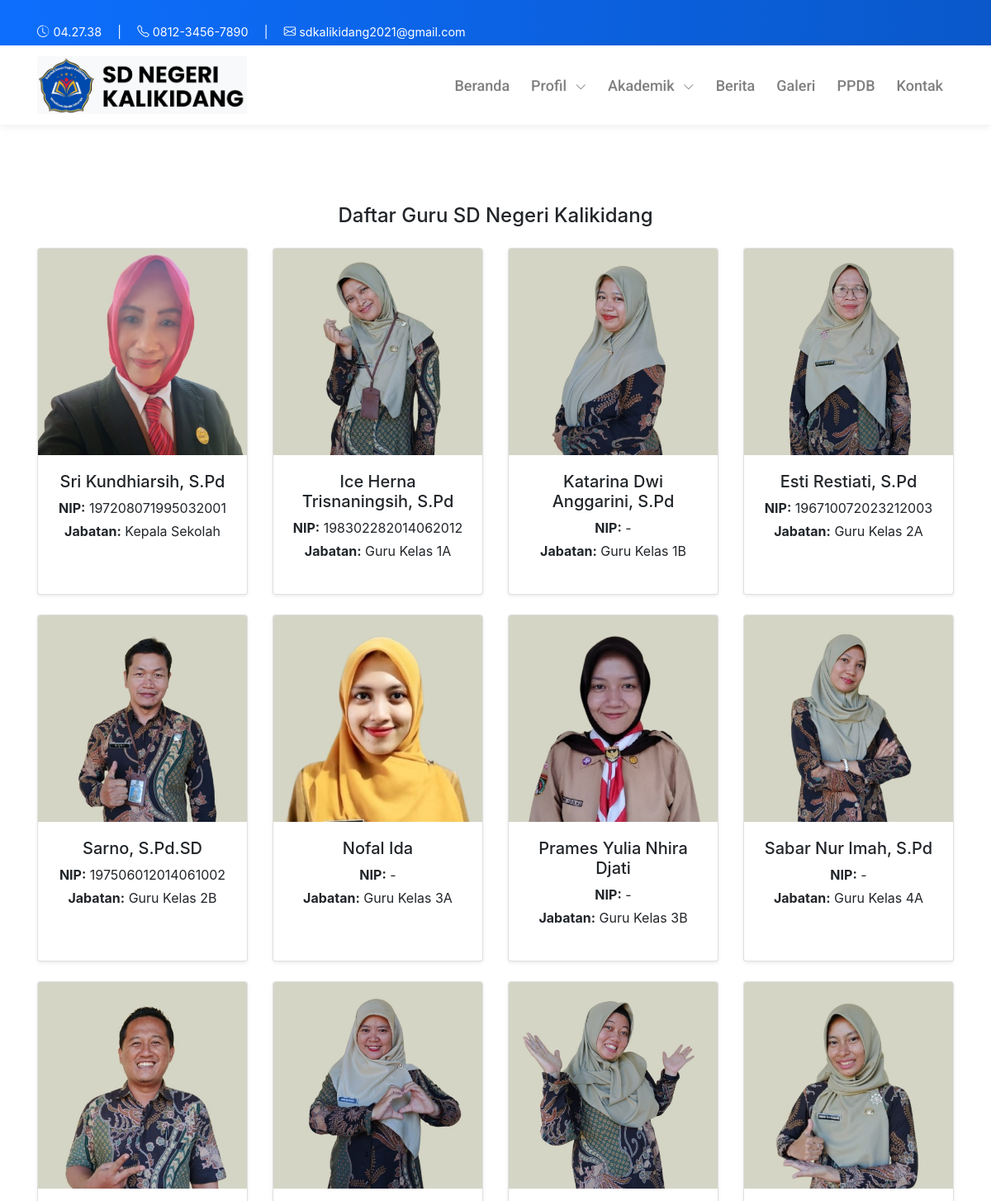
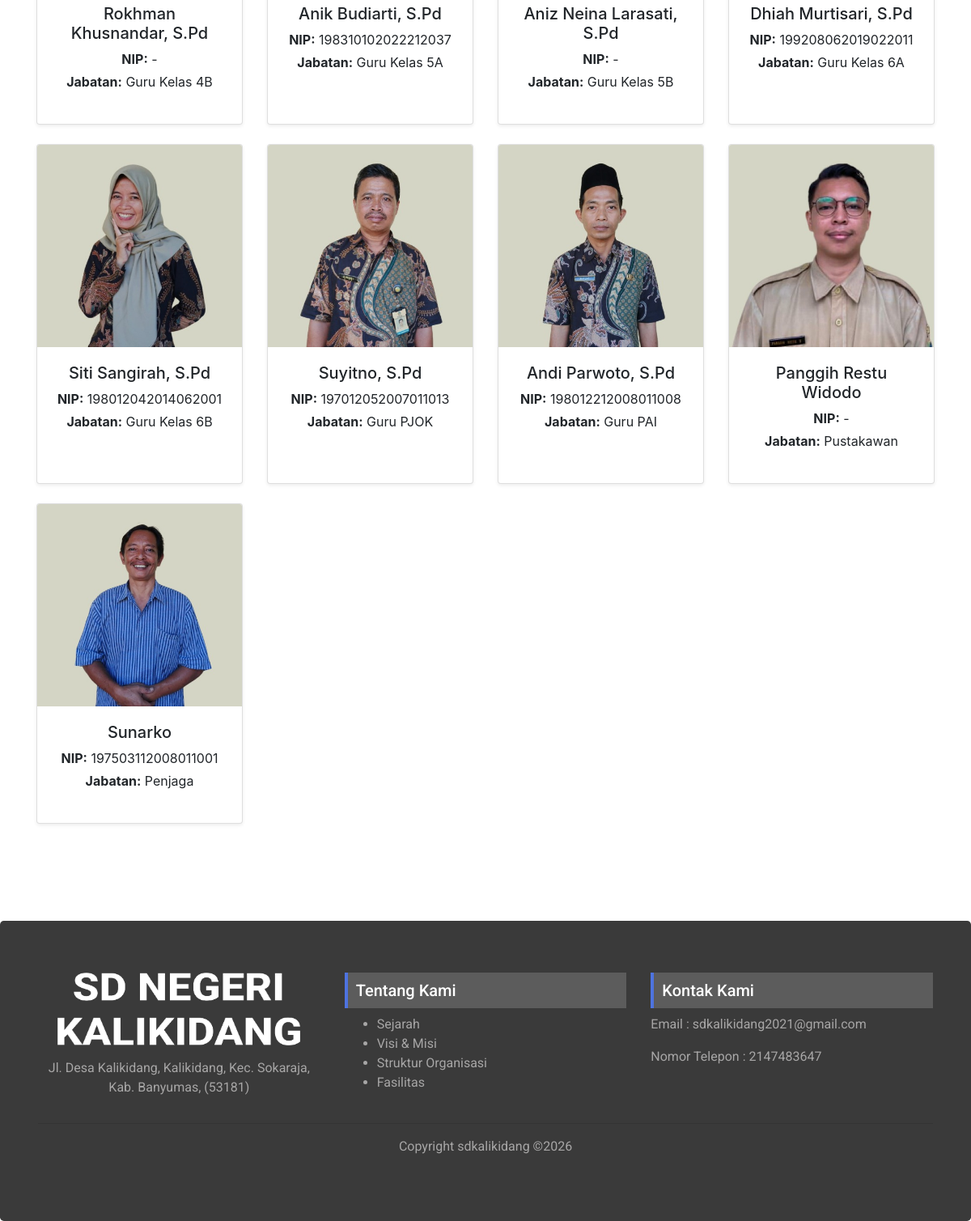
/index.php/profil/guru, run on the app's committed database (2 pictures, top to bottom).
### tables this page shows
CREATE TABLE `guru` (
  `id` int(11) NOT NULL,
  `nama` varchar(100) NOT NULL,
  `nip` varchar(50) DEFAULT NULL,
  `jabatan` varchar(100) NOT NULL,
  `foto` varchar(255) DEFAULT NULL,
  `created_at` timestamp NOT NULL DEFAULT current_timestamp()
);

### application/controllers/Profil.php (called while the page is built, shortened)
<?php
class Profil extends CI_Controller {
   public function __construct()
{
    $this->load->model('FasilitasKategori_model', 'fasilitas_kategori');
    $this->load->model('FasilitasFoto_model', 'fasilitas_foto');
    $this->load->model('Struktur_model', 'struktur');
    $this->load->model('Guru_model', 'guru');
}
    public function guru()
    {
        $data['title'] = 'Guru';
        $data['page']  = 'profil/guru';
        $data['guru']  = $this->guru->get_all();
        $this->load->view('front/layouts/main', $data);
    }
}

### index.php (called while the page is built, shortened)
<?php
require_once BASEPATH.'core/CodeIgniter.php';

### application/models/Guru_model.php (called while the page is built, shortened)
<?php
class Guru_model extends CI_Model {
    protected $table = 'guru';
    public function get_all()
    {
        return $this->db->get($this->table)->result();
    }
}

### application/views/front/pages/profil/guru.php (the view, shortened to what this page needs)
<div class="content mt-5 mb-5 pb-5 pt-5">
    <div class="container">
        <h4 class="mb-4 text-center">Daftar Guru SD Negeri Kalikidang</h4>
        <div class="row">
            <?php if (!empty($guru)) : ?>
                <?php foreach ($guru as $g) : ?>
                    <div class="col-lg-3 col-md-4 col-sm-6 mb-4">
                        <div class="card h-100 text-center shadow-sm">
                            <?php if ($g->foto) : ?>
                                <img src="<?= base_url('uploads/guru/' . $g->foto); ?>"
                                     class="card-img-top"
                                     alt="<?= $g->nama; ?>"
                                     style="width:100%; height:250px; object-fit:cover; object-position:top;">
                            <?php endif; ?>
                            <div class="card-body">
                                <h5 class="card-title mb-2"><?= $g->nama; ?></h5>
                                <p class="card-text mb-1">
                                    <strong>NIP:</strong> <?= $g->nip ?: '-'; ?>
                                </p>
                                <p class="card-text">
                                    <strong>Jabatan:</strong> <?= $g->jabatan; ?>
                                </p>
                            </div>
                        </div>
                    </div>
                <?php endforeach; ?>
            <?php endif; ?>
        </div>
    </div>
</div>

### asset/css/style.css (style rules this page uses)
html, body { overflow-x: hidden !important; }
.card { margin: 0 auto; float: none; margin-bottom: 20px; }

### data on the page
guru: foto (picture), nama "Sri Kundhiarsih, S.Pd", nip "197208071995032001", jabatan "Kepala Sekolah"
guru: foto (picture), nama "Ice Herna Trisnaningsih, S.Pd", nip "198302282014062012", jabatan "Guru Kelas 1A"
guru: foto (picture), nama "Katarina Dwi Anggarini, S.Pd", nip "-", jabatan "Guru Kelas 1B"
guru: foto (picture), nama "Esti Restiati, S.Pd", nip "196710072023212003", jabatan "Guru Kelas 2A"
guru: foto (picture), nama "Sarno, S.Pd.SD", nip "197506012014061002", jabatan "Guru Kelas 2B"
guru: foto (picture), nama "Nofal Ida", nip "-", jabatan "Guru Kelas 3A"
guru: foto (picture), nama "Prames Yulia Nhira Djati", nip "-", jabatan "Guru Kelas 3B"
guru: foto (picture), nama "Sabar Nur Imah, S.Pd", nip "-", jabatan "Guru Kelas 4A"
guru: foto (picture), nama "Rokhman Khusnandar, S.Pd", nip "-", jabatan "Guru Kelas 4B"
guru: foto (picture), nama "Anik Budiarti, S.Pd", nip "198310102022212037", jabatan "Guru Kelas 5A"
guru: foto (picture), nama "Aniz Neina Larasati, S.Pd", nip "-", jabatan "Guru Kelas 5B"
guru: foto (picture), nama "Dhiah Murtisari, S.Pd", nip "199208062019022011", jabatan "Guru Kelas 6A"
guru: foto (picture), nama "Siti Sangirah, S.Pd", nip "198012042014062001", jabatan "Guru Kelas 6B"
guru: foto (picture), nama "Suyitno, S.Pd", nip "197012052007011013", jabatan "Guru PJOK"
guru: foto (picture), nama "Andi Parwoto, S.Pd", nip "198012212008011008", jabatan "Guru PAI"
guru: foto (picture), nama "Panggih Restu Widodo", nip "-", jabatan "Pustakawan"
guru: foto+nama (picture), nama "Sunarko", nip "197503112008011001", jabatan "Penjaga"
